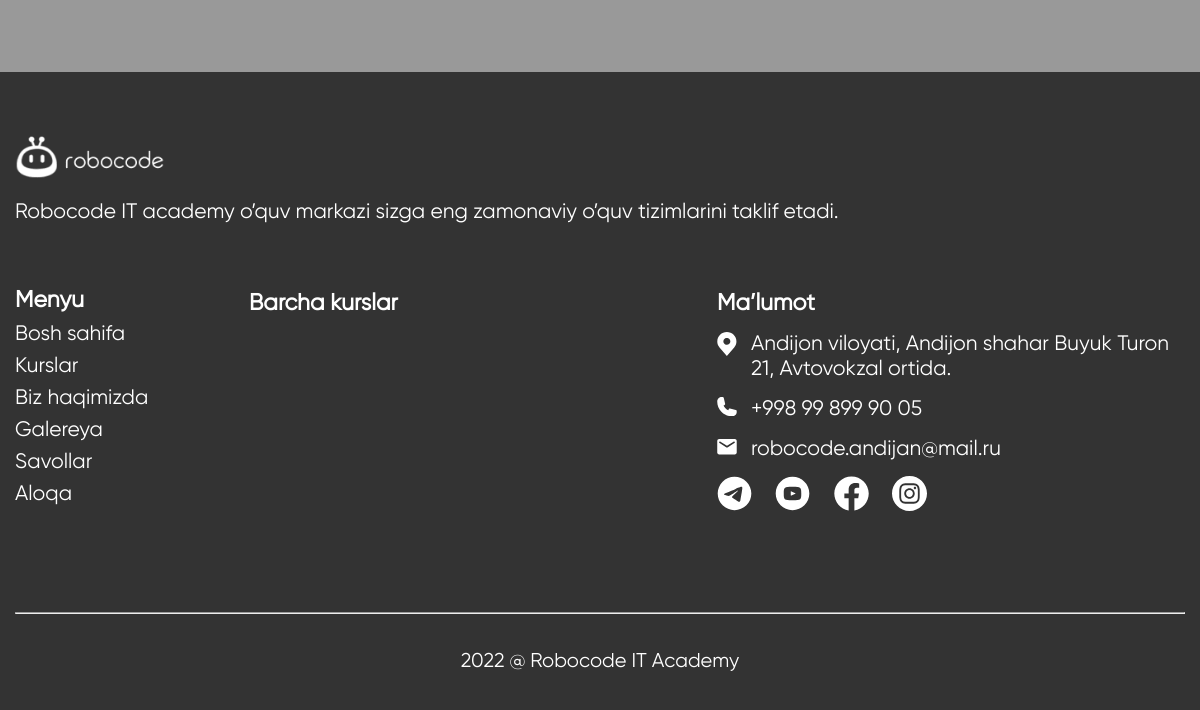
The page /gallery/ (lower part) on the database as committed earlier.
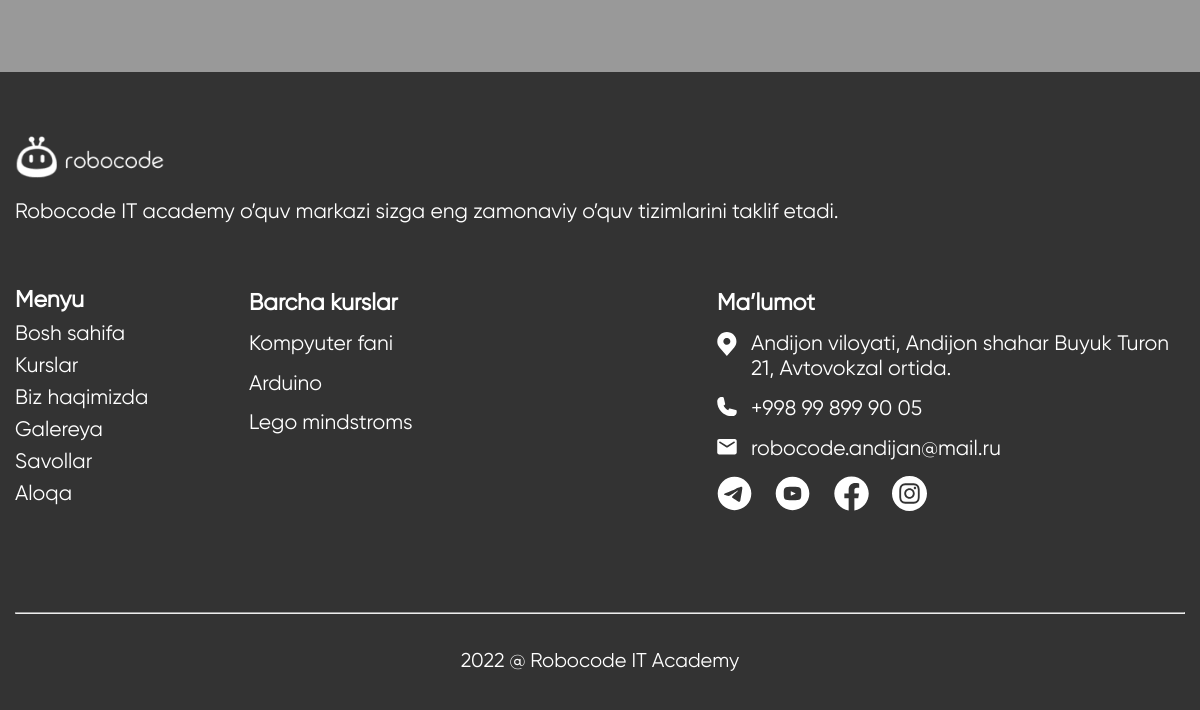
The same page on the database as committed later.
### main/models.py (models this page shows, shortened)
class Course(models.Model):
    name = models.CharField("Kurs nomi", max_length=100)
    slug = models.SlugField()
    img = models.ImageField(upload_to="courses/")
    sub_title = models.CharField("Kurs nomi pasiga so'z ixtiyoriy", max_length=100, blank=True)
    about1 = RichTextField("Kurs haqida 1")
    about2 = RichTextField("Kurs haqida 2 ixtiyoriy", blank=True)
    to_students_title = models.CharField("O'quvchilar uchun matn sarlavhasi ixtiyoriy", max_length=100, blank=True)
    to_students_text = RichTextField("O'quvchilar uchun matn asosiy ixtiyoriy", blank=True)
    course_date = models.CharField("Kurs davom etish vaqti", max_length=200)
    date = models.DateTimeField(auto_now_add=True)
    class Meta:
        ordering = ['-id']

### main/views.py (the view)
# urls.py: path('gallery/', views.gallery, name="gallery"),
def gallery(request):
    return render(request, 'gallery.html')

### main/context_pro.py (called while the page is built)
def course(request):
    context = {
        "courses": Course.objects.all()
    }
    return context

### templates/gallery.html (shortened to what this page needs)
{% extends 'base/base.html' %}
{% block content %}
<main>
    <article>
        <section class="container_lg">
            <div class="images_container">
                <div class="images_columns">
                    <div class="images">
                    </div>
                </div>
                <div class="images_columns">
                    <div class="images">
                    </div>
                </div>
                <div class="images_columns last">
                </div>
            </div>
        </section>
    </article>
</main>
{% endblock %}

### templates/base/base.html (shortened to what this page needs)
{% load static %}
<!DOCTYPE html>
<html lang="en">
<head>
	<link rel="stylesheet" type="text/css" href="/static/css/custom/custom.css">
</head>
<body>
	{% block content %}
	{% endblock %}
	<footer>
		<article class="footer_article" id="connect">
			<section class="section_foooter">
				<div class="container_lg">
					<nav class="footer_nav">
						<div class="footer_nav_fields footer_logo_fields">
							<div class="footer_nav_logo">
								<a href="{% url 'main:home' %}">
									<img src="/static/images/mainpage/main/logo_footer.png" alt="">
								</a>
							</div>
							<div class="footer_nav_text">
								<p>
									Robocode IT academy o’quv markazi sizga eng zamonaviy o’quv tizimlarini taklif etadi.
								</p>
							</div>
						</div>
						<div class="footer_nav_fields">
							<ul>
								<li>
									<a>Menyu</a>
								</li>
								<li>
									<a href="{% url 'main:home' %}">Bosh sahifa</a>
								</li>
								<li>
									<a href="{% url 'main:home' %}#courses">Kurslar</a>
								</li>
								<li>
									<a href="{% url 'main:home' %}#robocode_gr">Biz haqimizda</a>
								</li>
								<li>
									<a href="{% url 'main:gallery' %}">
										Galereya
									</a>
								</li>
								<li>
									<a href="{% url 'main:home' %}#asks">
										Savollar
									</a>
								</li>
								<li>
									<a href="#connect">
										Aloqa
									</a>
								</li>
							</ul>
						</div>
						<div class="footer_nav_fields">
							<ul>
								<li>
									<a>Barcha kurslar</a>
								</li>
								{% for course in courses %}
									<li>
										<a href="{% url 'main:detail' course.id %}">{{course.name}}</a>
									</li>
								{% endfor %}
							</ul>
						</div>
						<div class="footer_nav_fields">
							<ul>
								<li>
									<a>
										<span>Ma’lumot</span>
									</a>
								</li>
								<li>
									<a href="https://goo.gl/maps/sy5vBi25ZbkewAb67" target="_blank">
										<span>
										</span>
										<span>Andijon viloyati, Andijon shahar Buyuk Turon 21, Avtovokzal ortida.</span>
									</a>
								</li>
								<li>
									<a href="tel:+998 99 899 90 05">
										<span>
										</span>
										<span>+998 99 899 90 05</span>
									</a>
								</li>
								<li>
									<a href="mailto:robocode.andijan@mail.ru">
										<span>
										</span>
										<span>robocode.andijan@mail.ru</span>
									</a>
								</li>
								<li class="f_field_social">
									<a href="https://t.me/robocode_andijan" target="_blank">
									</a>
									<a href="https://www.youtube.com/results?search_query=robocode" target="_blank">
									</a>
									<a href="https://www.facebook.com/robocode.andijan/" target="_blank">
									</a>
									<a href="https://www.instagram.com/robocode.uz/" target="_blank">
									</a>
								</li>
							</ul>
						</div>
					</nav>
					<hr style="margin-top:8%;">
					<div class="text-center" style="color:#FFF; font-family:gilroy; font-size:20px; margin-top:3%;">
						<p>2022 @ Robocode IT Academy</p>
					</div>
				</div>
			</section>
		</article>
	</footer>
</body>
</html>

Rows that differ between the two databases and show on the page:
added Course: name "Kompyuter fani"
added Course: name "Arduino"
added Course: name "Lego mindstroms"
